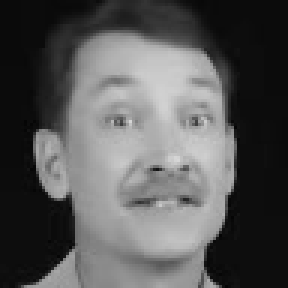
#> input picture frame 74 of data_process/lip2wav/npz_check/chem/lItaSuF6Uqg_cut-0_split0.mp4, 96 x 96 px, given in place of W⧸X⧸Y - Tani Yuuki (Official Lyric Video).mp4, which was not available (shown 3 times larger)
$ python shot_boundary_detection.py
#> lines starting #> are read from the running program, lines starting #| are printed output that depends on the picture; pictures that were not available may be replaced by others from this repository, and a replacement may not be noted
import cv2
import numpy as np
from pathlib import Path


def calculate_histogram(image):
    hist = cv2.calcHist([image], [0, 1, 2], None, [8, 8, 8], [0, 256, 0, 256, 0, 256])
    hist = cv2.normalize(hist, hist).flatten()
    return hist


def calculate_histogram_distance(hist1, hist2):
    return cv2.compareHist(hist1, hist2, cv2.HISTCMP_BHATTACHARYYA)


def detect_shot_boundaries(video_path, threshold=0.5):
#> called with threshold = 0.5
    cap = cv2.VideoCapture(video_path)
    ret, prev_frame = cap.read()
#> prev_frame is the input picture: shape (96, 96, 3); min 4, max 214, mean 87.5
    cnt = 0

    if not ret:
        print("Error reading video file.")
        return

    prev_hist = calculate_histogram(prev_frame)
#> in calculate_histogram, `hist = cv2.normalize(hist, hist).flatten()`: hist = 512 values, max 0.819 at index 0, min 0 at index 1, mean 0.00382
#> prev_hist has the same summary as hist in calculate_histogram

    while True:
        ret, frame = cap.read()
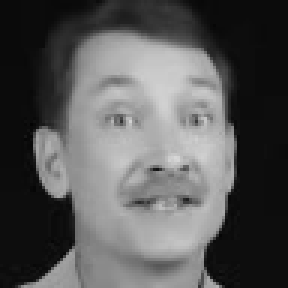
#> input picture frame 75 of data_process/lip2wav/npz_check/chem/lItaSuF6Uqg_cut-0_split0.mp4, 96 x 96 px, given in place of W⧸X⧸Y - Tani Yuuki (Official Lyric Video).mp4, which was not available (shown 3 times larger)
#> frame is the input picture: shape (96, 96, 3); min 3, max 215, mean 87.7

        if not ret:
            break

        current_hist = calculate_histogram(frame)
#> current_hist = 512 values, max 0.817 at index 0, min 0 at index 1, mean 0.00383
        distance = calculate_histogram_distance(prev_hist, current_hist)
#> distance = 0.0088

        if distance > threshold:
            print("Shot boundary detected!")
            save_path = Path("./shot_boundary")
            save_path = save_path / str(cnt)
            save_path.mkdir(parents=True, exist_ok=True)
            cv2.imwrite(str(save_path / "prev_frame.png"), prev_frame)
            cv2.imwrite(str(save_path / "frame.png"), frame)
            cnt += 1

        prev_hist = current_hist
#> prev_hist has the same summary as current_hist
        prev_frame = frame

    cap.release()


if __name__ == "__main__":
    video_path = "W⧸X⧸Y - Tani Yuuki (Official Lyric Video).mp4"
    detect_shot_boundaries(video_path)

$ run again, starting later in the video
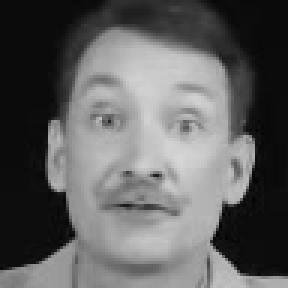
#> input picture frame 337 of data_process/lip2wav/npz_check/chem/lItaSuF6Uqg_cut-0_split0.mp4, 96 x 96 px, given in place of W⧸X⧸Y - Tani Yuuki (Official Lyric Video).mp4, which was not available (shown 3 times larger)
#> in detect_shot_boundaries, prev_frame is the input picture: shape (96, 96, 3); min 2, max 215, mean 96.6
#> hist = 512 values, max 0.759 at index 0, min 0 at index 1, mean 0.00409
#> in detect_shot_boundaries, `prev_hist = calculate_histogram(prev_frame)`: prev_hist has the same summary as hist in calculate_histogram
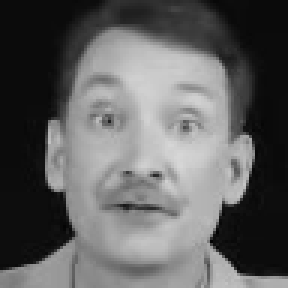
#> input picture frame 338 of data_process/lip2wav/npz_check/chem/lItaSuF6Uqg_cut-0_split0.mp4, 96 x 96 px, given in place of W⧸X⧸Y - Tani Yuuki (Official Lyric Video).mp4, which was not available (shown 3 times larger)
#> in detect_shot_boundaries, frame is the input picture: shape (96, 96, 3); min 2, max 214, mean 96.9
#> current_hist = 512 values, max 0.757 at index 0, min 0 at index 1, mean 0.00409
#> distance = 0.00493
#> in detect_shot_boundaries, `prev_hist = current_hist`: prev_hist has the same summary as current_hist

$ run again, starting later in the video
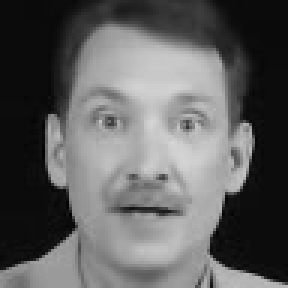
#> input picture frame 599 of data_process/lip2wav/npz_check/chem/lItaSuF6Uqg_cut-0_split0.mp4, 96 x 96 px, given in place of W⧸X⧸Y - Tani Yuuki (Official Lyric Video).mp4, which was not available (shown 3 times larger)
#> in detect_shot_boundaries, prev_frame is the input picture: shape (96, 96, 3); min 2, max 215, mean 95.5
#> hist = 512 values, max 0.762 at index 0, min 0 at index 1, mean 0.00409
#> in detect_shot_boundaries, `prev_hist = calculate_histogram(prev_frame)`: prev_hist has the same summary as hist in calculate_histogram
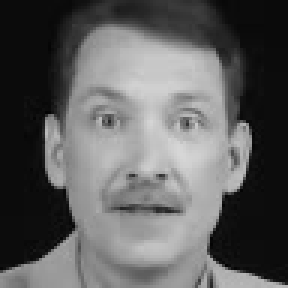
#> input picture frame 600 of data_process/lip2wav/npz_check/chem/lItaSuF6Uqg_cut-0_split0.mp4, 96 x 96 px, given in place of W⧸X⧸Y - Tani Yuuki (Official Lyric Video).mp4, which was not available (shown 3 times larger)
#> in detect_shot_boundaries, frame is the input picture: shape (96, 96, 3); min 3, max 215, mean 95
#> current_hist = 512 values, max 0.767 at index 0, min 0 at index 1, mean 0.00407
#> distance = 0.00611
#> in detect_shot_boundaries, `prev_hist = current_hist`: prev_hist has the same summary as current_hist
